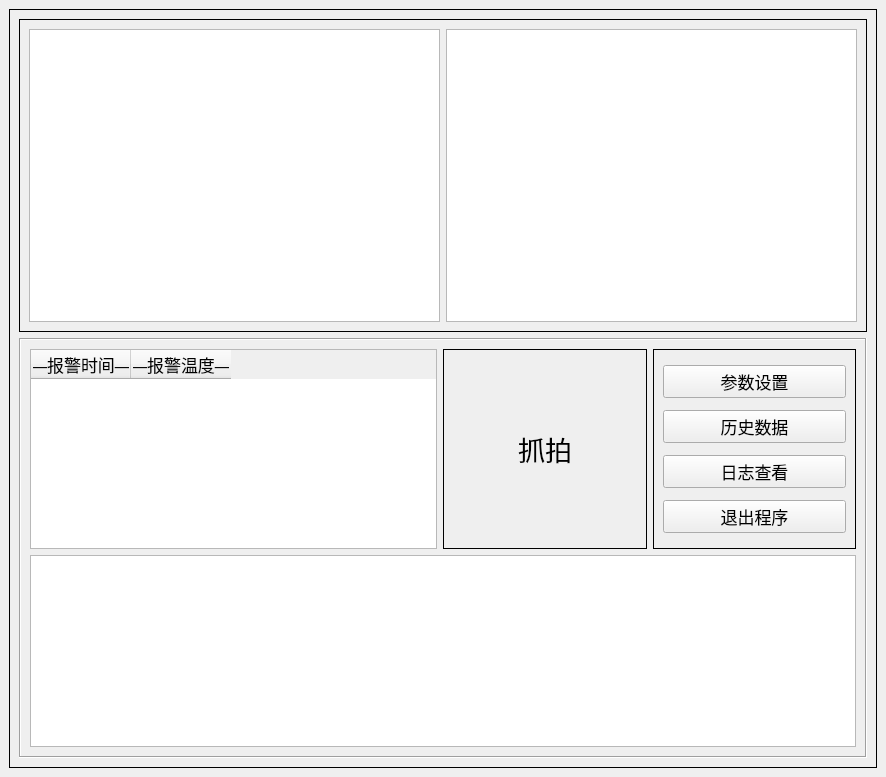
<?xml version="1.0" encoding="UTF-8"?>
<ui version="4.0">
 <class>MainWindow</class>
 <widget class="QMainWindow" name="MainWindow">
  <property name="geometry">
   <rect>
    <x>0</x>
    <y>0</y>
    <width>886</width>
    <height>777</height>
   </rect>
  </property>
  <property name="windowTitle">
   <string>人体健康视频监测软件</string>
  </property>
  <property name="toolTipDuration">
   <number>6</number>
  </property>
  <widget class="QWidget" name="centralwidget">
   <layout class="QGridLayout" name="gridLayout">
    <item row="0" column="0">
     <widget class="QFrame" name="frame">
      <property name="frameShape">
       <enum>QFrame::Box</enum>
      </property>
      <property name="frameShadow">
       <enum>QFrame::Plain</enum>
      </property>
      <layout class="QGridLayout" name="gridLayout_5">
       <item row="0" column="0" rowspan="2" colspan="2">
        <widget class="QFrame" name="frame_4">
         <property name="minimumSize">
          <size>
           <width>800</width>
           <height>300</height>
          </size>
         </property>
         <property name="frameShape">
          <enum>QFrame::Box</enum>
         </property>
         <property name="frameShadow">
          <enum>QFrame::Plain</enum>
         </property>
         <layout class="QGridLayout" name="gridLayout_6">
          <item row="0" column="1">
           <widget class="QGraphicsView" name="graphicsViewImage"/>
          </item>
          <item row="0" column="2">
           <widget class="QGraphicsView" name="graphicsViewGrays"/>
          </item>
         </layout>
        </widget>
       </item>
       <item row="3" column="0" colspan="2">
        <widget class="QFrame" name="frame_3">
         <property name="frameShape">
          <enum>QFrame::Box</enum>
         </property>
         <property name="frameShadow">
          <enum>QFrame::Sunken</enum>
         </property>
         <layout class="QGridLayout" name="gridLayout_4">
          <item row="0" column="3">
           <widget class="QFrame" name="frame_2">
            <property name="minimumSize">
             <size>
              <width>200</width>
              <height>200</height>
             </size>
            </property>
            <property name="font">
             <font>
              <family>宋体</family>
              <pointsize>13</pointsize>
             </font>
            </property>
            <property name="frameShape">
             <enum>QFrame::Box</enum>
            </property>
            <property name="frameShadow">
             <enum>QFrame::Plain</enum>
            </property>
            <layout class="QGridLayout" name="gridLayout_2">
             <item row="1" column="0">
              <widget class="QPushButton" name="history_button">
               <property name="text">
                <string>历史数据</string>
               </property>
              </widget>
             </item>
             <item row="2" column="0">
              <widget class="QPushButton" name="log_button">
               <property name="text">
                <string>日志查看</string>
               </property>
              </widget>
             </item>
             <item row="3" column="0">
              <widget class="QPushButton" name="exit_button">
               <property name="text">
                <string>退出程序</string>
               </property>
              </widget>
             </item>
             <item row="0" column="0">
              <widget class="QPushButton" name="config_button">
               <property name="text">
                <string>参数设置</string>
               </property>
              </widget>
             </item>
            </layout>
           </widget>
          </item>
          <item row="1" column="0" colspan="4">
           <widget class="QTextBrowser" name="textBrowser">
            <property name="sizePolicy">
             <sizepolicy hsizetype="Preferred" vsizetype="Preferred">
              <horstretch>0</horstretch>
              <verstretch>0</verstretch>
             </sizepolicy>
            </property>
            <property name="minimumSize">
             <size>
              <width>600</width>
              <height>100</height>
             </size>
            </property>
           </widget>
          </item>
          <item row="0" column="2">
           <widget class="QLabel" name="face_display_label">
            <property name="enabled">
             <bool>true</bool>
            </property>
            <property name="sizePolicy">
             <sizepolicy hsizetype="Preferred" vsizetype="Preferred">
              <horstretch>0</horstretch>
              <verstretch>0</verstretch>
             </sizepolicy>
            </property>
            <property name="minimumSize">
             <size>
              <width>200</width>
              <height>200</height>
             </size>
            </property>
            <property name="font">
             <font>
              <pointsize>20</pointsize>
             </font>
            </property>
            <property name="frameShape">
             <enum>QFrame::Box</enum>
            </property>
            <property name="text">
             <string>抓拍</string>
            </property>
            <property name="alignment">
             <set>Qt::AlignCenter</set>
            </property>
           </widget>
          </item>
          <item row="0" column="0" colspan="2">
           <widget class="QTableWidget" name="history_tableWidget">
            <property name="sizePolicy">
             <sizepolicy hsizetype="Preferred" vsizetype="Preferred">
              <horstretch>0</horstretch>
              <verstretch>0</verstretch>
             </sizepolicy>
            </property>
            <property name="minimumSize">
             <size>
              <width>400</width>
              <height>200</height>
             </size>
            </property>
            <property name="font">
             <font>
              <pointsize>13</pointsize>
             </font>
            </property>
            <column>
             <property name="text">
              <string>——报警时间——</string>
             </property>
            </column>
            <column>
             <property name="text">
              <string>——报警温度——</string>
             </property>
            </column>
           </widget>
          </item>
         </layout>
        </widget>
       </item>
      </layout>
     </widget>
    </item>
   </layout>
  </widget>
 </widget>
 <resources/>
 <connections/>
</ui>
